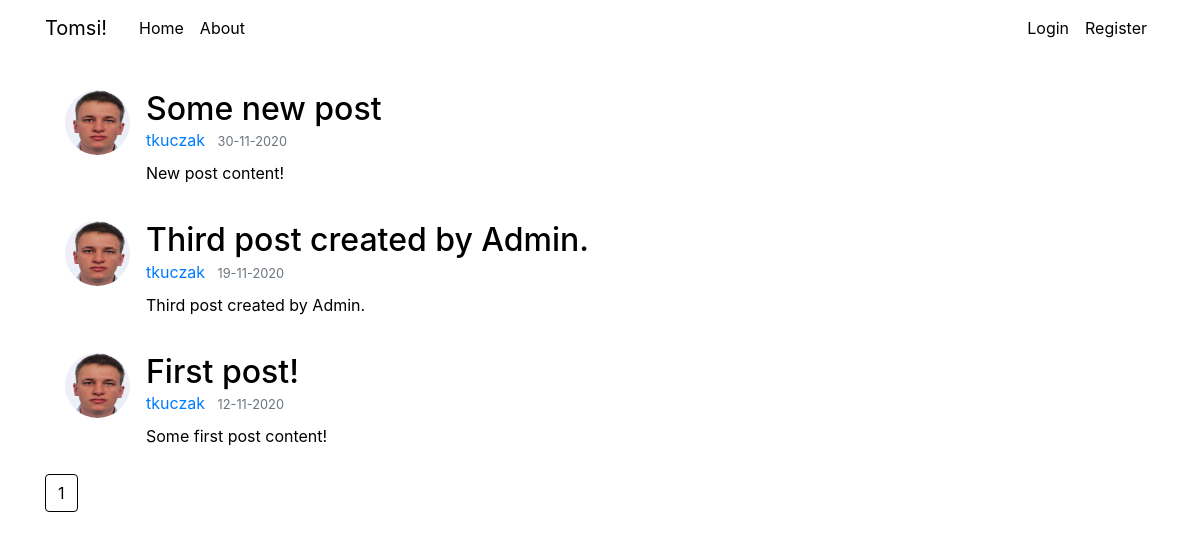
Page /home on the earlier database version.
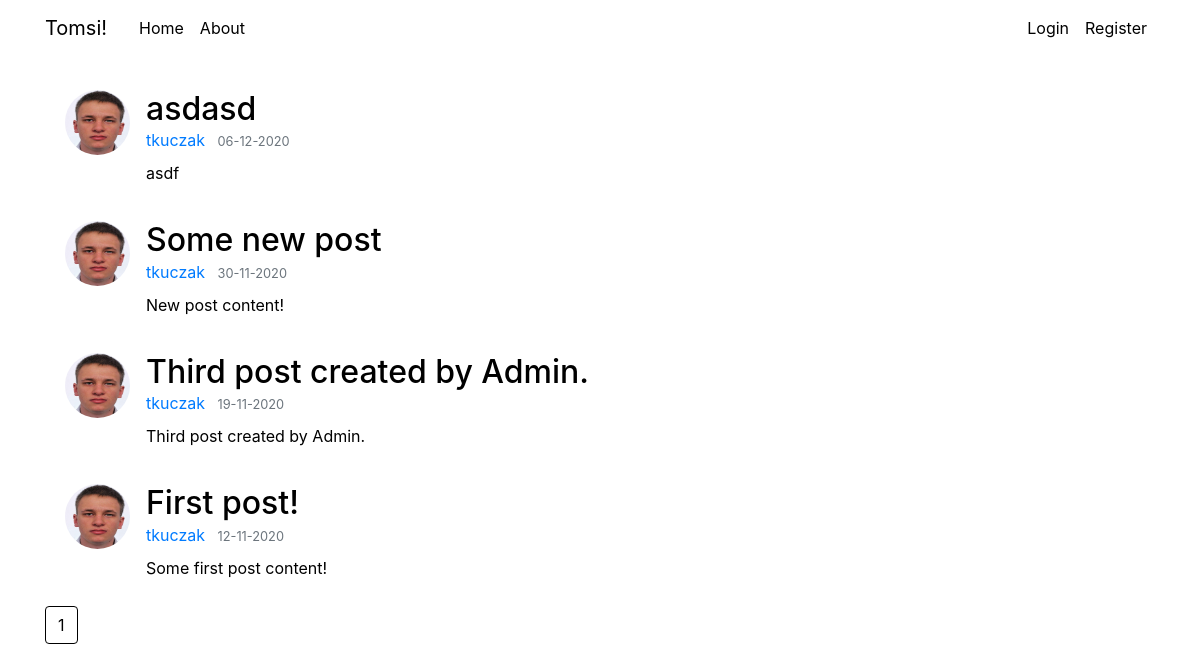
Same page on the later database version.
### blog/models.py (models this page shows, shortened)
class Post(db.Model):
    id = db.Column(db.Integer(), primary_key=True)
    author_id = db.Column(db.Integer(), db.ForeignKey('user.id'), nullable=False)
    title = db.Column(db.String(128),nullable=False)
    content = db.Column(db.Text, nullable=False)
    date_posted = db.Column(db.DateTime, nullable=False, default = datetime.now)
    comments = db.relationship('Comments', backref='post', lazy=True, order_by='Comments.date_posted.desc()')

class User(db.Model, UserMixin):
    id = db.Column(db.Integer(), primary_key=True)
    username = db.Column(db.String(20), unique=True, nullable=False)
    email = db.Column(db.String(128), unique=True, nullable=False)
    image_file = db.Column(db.String(20), nullable=False, default='default.jpg')
    password = db.Column(db.String(60), nullable=False)
    active = db.Column(db.Boolean(), nullable=False, default=0)
    posts = db.relationship('Post', backref='author', lazy=True)
    comments = db.relationship('Comments', backref='author', lazy=True)
    roles = db.relationship('Role', secondary='user_roles',  backref=db.backref('user', lazy=True), lazy='subquery')

### blog/main/routes.py (the view)
@main.route("/")
@main.route("/home")
def home():
    page = request.args.get('page', 1, type=int)
    posts = Post.query.order_by(Post.date_posted.desc()).paginate(page=page, per_page=5)
    return render_template('home.html', posts = posts)

### blog/templates/home.html
{% extends "layout.html" %}
{% block content %}
    {% for post in posts.items %}
        <article class="media content-section">
            <img class="rounded-circle article-img" src="{{ url_for('static', filename = 'profile_pics/' + post.author.image_file) }}">
            <div class="media-body">
            <h2><a class="article-title" href="{{ url_for('posts.post', post_id=post.id) }}">{{ post.title }}</a></h2>
            <div class="article-metadata">
                <a class="mr-2" href="{{ url_for('users.user_posts', username=post.author.username) }}">{{ post.author.username }}</a>
                <small class="text-muted">{{ post.date_posted.strftime('%d-%m-%Y') }}</small>
            </div>
            <p class="article-content">{{ post.content }}</p>
          </div>
        </article>
    {% endfor %}
    {% for page_num in posts.iter_pages(left_edge=1, right_edge=1, left_current=1, right_current=2) %}
        {% if page_num %}
            {% if posts.page == page_num %}
                <a class="btn btn-info mb-4" href="{{ url_for('main.home', page=page_num) }}">{{ page_num }}</a>
            {% else %}
                <a class="btn btn-outline-info mb-4" href="{{ url_for('main.home', page=page_num) }}">{{ page_num }}</a>
            {% endif %}
        {% else %}
            ...
        {% endif %}
    {% endfor %}
{% endblock content %}

### blog/templates/layout.html (shortened to what this page needs)
<!DOCTYPE html>
<html lang="en">
<head>
    <link rel="stylesheet" href="https://cdn.jsdelivr.net/npm/bootstrap@4.5.3/dist/css/bootstrap.min.css">
    <link rel="stylesheet" type="text/css" href="{{ url_for('static', filename='main.css') }}">
</head>
<body>
    <header class="site-header">
        <nav class="navbar navbar-expand-md navbar-dark bg-steel fixed-top">
            <div class="container">
                <a class="navbar-brand mr-4" href="/">Tomsi!</a>
                <div class="collapse navbar-collapse" id="navbarToggle">
                    <div class="navbar-nav mr-auto">
                        <a class="nav-item nav-link" href="{{ url_for('main.home') }}">Home</a>
                        <a class="nav-item nav-link" href="{{ url_for('main.about') }}">About</a>
                    </div>
                    <div class="navbar-nav">
                        {% if current_user.is_authenticated %}
                            {% if 'Admin' in current_user.roles_names or 'Writer' in current_user.roles_names %}
                                <a class="nav-item nav-link" href="{{ url_for('posts.new_post') }}">New Post</a>
                            {% endif %}
                            <a class="nav-item nav-link" href="{{ url_for('users.account') }}">Account</a>
                            <a class="nav-item nav-link" href="{{ url_for('users.logout') }}">Logout</a>
                        {% else %}
                            <a class="nav-item nav-link" href="{{ url_for('users.login') }}">Login</a>
                            <a class="nav-item nav-link" href="{{ url_for('users.register') }}">Register</a>
                        {% endif %}
                    </div>
                </div>
            </div>
        </nav>
    </header>
    <main role="main" class="container">
        <div class="row">
          <div class="col">
            {% block content %}{% endblock %}
          </div>
        </div>
      </main>
</body>
</html>

### blog/static/main.css (style rules this page uses)
body { background: #ffffff; color: #000000; margin-top: 5rem; }
h1, h2, h3, h4, h5, h6 { color: #444444; margin-bottom: 0; }
.bg-steel { background-color: #ffffff; }
.site-header .navbar-nav .nav-link { color: #000000; }
.content-section { background: #ffffff; padding: 10px 20px; border-radius: 3px; }
.article-title { color: #000000; }
.article-content { white-space: pre-line; }
.article-img { height: 65px; width: 65px; margin-right: 16px; }
.article-metadata { padding-bottom: 1px; margin-bottom: 8px; }
.btn-info { color: #000000; background-color: #ffffff; border-color: #000000; }
.navbar-dark .navbar-brand { color: #000000; }

Differences in the rows shown:
added Post: image_file (picture), title "asdasd", author.username "tkuczak", date_posted "06-12-2020", content "asdf"
